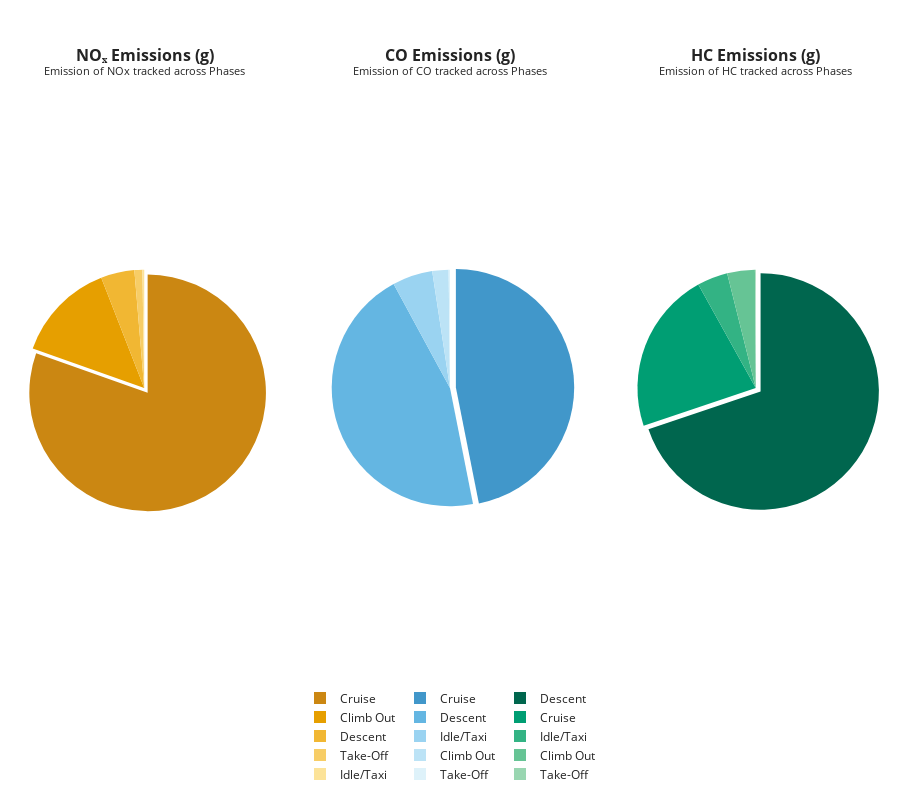

Notebook source saved alongside this figure:
### Code cell
import plotly.graph_objects as go
from plotly.subplots import make_subplots
import pandas as pd

# Load and filter data
summary_df = pd.read_csv("output/emissions/summary.csv")
summary_df_excl_total = summary_df[summary_df["Phase"] != "Total"]

# Extract values
phases = summary_df_excl_total["Phase"]
co_em = summary_df_excl_total["CO Emissions (g)"]
nox_em = summary_df_excl_total["NOx Emissions (g)"]
hc_em = summary_df_excl_total["HC Emissions (g)"]


# Sort by value descending
sorted_co_data = sorted(zip(phases, co_em), key=lambda x: x[1], reverse=True)
sorted_nox_data = sorted(zip(phases, nox_em), key=lambda x: x[1], reverse=True)
sorted_hc_data = sorted(zip(phases, hc_em), key=lambda x: x[1], reverse=True)

# Your color palette from largest to smallest
color_palette_co = ["#4197CA", "#64B6E2", "#9AD3F1", "#BCE3F6", "#DEF2FA"]
color_palette_nox = ["#CB8712", "#E69F00", "#F1B733", "#F7CD66", "#FCE399"]
color_palette_hc = ["#00664E", "#009E73", "#33B384", "#66C495", "#99D6B1"]


# Unzip
sorted_co_phases, sorted_co_em = zip(*sorted_co_data)
sorted_nox_phases, sorted_nox_em = zip(*sorted_nox_data)
sorted_hc_phases, sorted_hc_em = zip(*sorted_hc_data)

# Assign colors
sorted_colors_co = color_palette_co[:len(sorted_co_em)]
sorted_colors_nox = color_palette_nox[:len(sorted_co_em)]
sorted_colors_hc = color_palette_hc[:len(sorted_co_em)]

# Create subplot layout
fig = make_subplots(
    rows=1, cols=3,
    column_widths=[0.33, 0.33, 0.33],
    specs=[
        [{"type": "domain"}, {"type": "domain"}, {"type": "domain"}]
    ],
    subplot_titles=(
        "<b>NOₓ Emissions (g)</b><br><sup>Emission of NOx tracked across Phases</sup>", 
        "<b>CO Emissions (g)</b><br><sup>Emission of CO tracked across Phases</sup>", 
        "<b>HC Emissions (g)</b><br><sup>Emission of HC tracked across Phases</sup>"
    )
)

fig.add_trace(
    go.Pie(
        labels=sorted_nox_phases,
        values=sorted_nox_em,
        name="NOx",
        pull=[0.05],
        textinfo='none',
        legendgroup="NOx",
        showlegend=True,
        marker=dict(colors=sorted_colors_nox),
        hovertemplate='Phase: %{label}<br>Percentage: %{percent}<br>Emissions: %{value:.1f} g<extra></extra>',
        domain=dict(y=[0.66, 0.86]),  # Shifted further down
        sort=False,
        direction="clockwise",
        rotation=0
    ),
    row=1, col=1
)

fig.add_trace(
    go.Pie(
        labels=sorted_co_phases,
        values=sorted_co_em,
        name="CO",
        pull=[0.05],
        textinfo='none',
        legendgroup="CO",
        showlegend=True,
        marker=dict(colors=sorted_colors_co),
        hovertemplate='Phase: %{label}<br>Percentage: %{percent}<br>Emissions: %{value:.1f} g<extra></extra>',
        domain=dict(y=[0.36, 0.56]),  # Shifted further down
        sort=False,
        direction="clockwise",
        rotation=0
    ),
    row=1, col=2
)

fig.add_trace(
    go.Pie(
        labels=sorted_hc_phases,
        values=sorted_hc_em,
        name="HC",
        pull=[0.05],
        textinfo='none',
        legendgroup="HC",
        showlegend=True,
        marker=dict(colors=sorted_colors_hc),
        hovertemplate='Phase: %{label}<br>Percentage: %{percent}<br>Emissions: %{value:.1f} g<extra></extra>',
        domain=dict(y=[0.06, 0.26]),  # Shifted further down
        sort=False,
        direction="clockwise",
        rotation=0
    ),
    row=1, col=3
)

# Layout settings
fig.update_layout(
    height=800,
    template='simple_white',
    title_font=dict(size=20),
    legend=dict(
        orientation='h',
        yanchor='bottom',
        y=-0.15, 
        xanchor='center',
        x=0.5,
        title=None,
        font=dict(size=12)
    ),
    margin=dict(l=20, r=20, t=80, b=80),
    font=dict(size=12)
)

fig.show()

### Figure 1 — Plotly figure (JSON) as saved in the notebook; plotly's stock layout.template omitted (floating-point values rounded to 4 significant figures)
{"data": [{"direction": "clockwise", "domain": {"x": [0, 0.2889], "y": [0, 1]}, "hovertemplate": "Phase: %{label}<br>Percentage: %{percent}<br>Emissions: %{value:.1f} g<extra></extra>", "labels": ["Cruise", "Climb Out", "Descent", "Take-Off", "Idle/Taxi"], "legendgroup": "NOx", "marker": {"colors": ["#CB8712", "#E69F00", "#F1B733", "#F7CD66", "#FCE399"]}, "name": "NOx", "pull": [0.05], "rotation": 0, "showlegend": true, "sort": false, "textinfo": "none", "type": "pie", "values": [46512, 7898.0, 2652, 629.3, 140.4]}, {"direction": "clockwise", "domain": {"x": [0.3556, 0.6444], "y": [0, 1]}, "hovertemplate": "Phase: %{label}<br>Percentage: %{percent}<br>Emissions: %{value:.1f} g<extra></extra>", "labels": ["Cruise", "Descent", "Idle/Taxi", "Climb Out", "Take-Off"], "legendgroup": "CO", "marker": {"colors": ["#4197CA", "#64B6E2", "#9AD3F1", "#BCE3F6", "#DEF2FA"]}, "name": "CO", "pull": [0.05], "rotation": 0, "showlegend": true, "sort": false, "textinfo": "none", "type": "pie", "values": [12312, 11870.0, 1444.0, 585, 47.88]}, {"direction": "clockwise", "domain": {"x": [0.7111, 1], "y": [0, 1]}, "hovertemplate": "Phase: %{label}<br>Percentage: %{percent}<br>Emissions: %{value:.1f} g<extra></extra>", "labels": ["Descent", "Cruise", "Idle/Taxi", "Climb Out", "Take-Off"], "legendgroup": "HC", "marker": {"colors": ["#00664E", "#009E73", "#33B384", "#66C495", "#99D6B1"]}, "name": "HC", "pull": [0.05], "rotation": 0, "showlegend": true, "sort": false, "textinfo": "none", "type": "pie", "values": [2162.0, 684, 129.6, 117, 3.42]}], "layout": {"annotations": [{"font": {"size": 16}, "showarrow": false, "text": "<b>NOₓ Emissions (g)</b><br><sup>Emission of NOx tracked across Phases</sup>", "x": 0.1444, "xanchor": "center", "xref": "paper", "y": 1, "yanchor": "bottom", "yref": "paper"}, {"font": {"size": 16}, "showarrow": false, "text": "<b>CO Emissions (g)</b><br><sup>Emission of CO tracked across Phases</sup>", "x": 0.5, "xanchor": "center", "xref": "paper", "y": 1, "yanchor": "bottom", "yref": "paper"}, {"font": {"size": 16}, "showarrow": false, "text": "<b>HC Emissions (g)</b><br><sup>Emission of HC tracked across Phases</sup>", "x": 0.8556, "xanchor": "center", "xref": "paper", "y": 1, "yanchor": "bottom", "yref": "paper"}], "font": {"size": 12}, "height": 800, "legend": {"font": {"size": 12}, "orientation": "h", "title": {}, "x": 0.5, "xanchor": "center", "y": -0.15, "yanchor": "bottom"}, "margin": {"b": 80, "l": 20, "r": 20, "t": 80}, "title": {"font": {"size": 20}}}}
